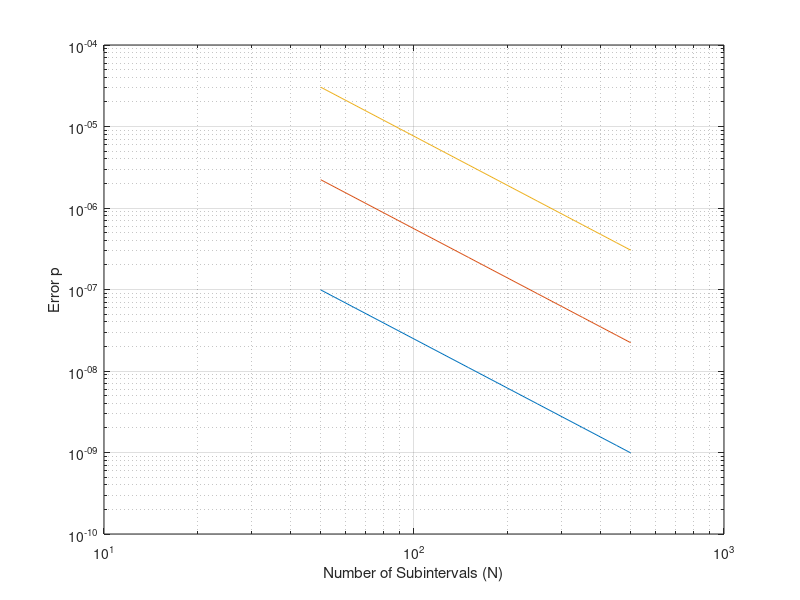

Here is the MATLAB script that generated this plot:
%% Assignment a)

figure(1)

% g(x) function
function y = g_function(x)
    y = 2/(sqrt(pi))*exp(-x.^2);
end

function I = trapets(a, b, g, N)
    % a: Start of the interval
    % b: End of the interval
    % g: Function handle to integrate
    % N: Number of subintervals

    step_length = (b - a) / N;
    x = linspace(a, b, N + 1);
    y = g(x);

    I = step_length * (sum(y) - (y(1) + y(end)) / 2);

end


N_step = 50;
N_range = N_step:N_step:500;
x_values = [0.11, 0.32, 1.14];

error_array = zeros(3, length(N_range));


% Error calculation for each N, and each x
for i = 1:length(x_values)
    for j = 1:length(error_array)
        error_array(j, i) = abs(erf(x_values(i)) - trapets(0, x_values(i), @g_function, j*N_step));
    end
end

% Plotting Code
loglog(N_range, error_array(:, 1));
xlabel('Number of Subintervals (N)');
ylabel('Error p');
grid on;
hold on;
loglog(N_range, error_array(:, 2));
hold on;
loglog(N_range, error_array(:, 3));
hold off;


% x = 0.11 : C = 
% x = 0.32 : C = 
% x = 1.14 : C = 


%% Assignment b)




%% Assignment c)






